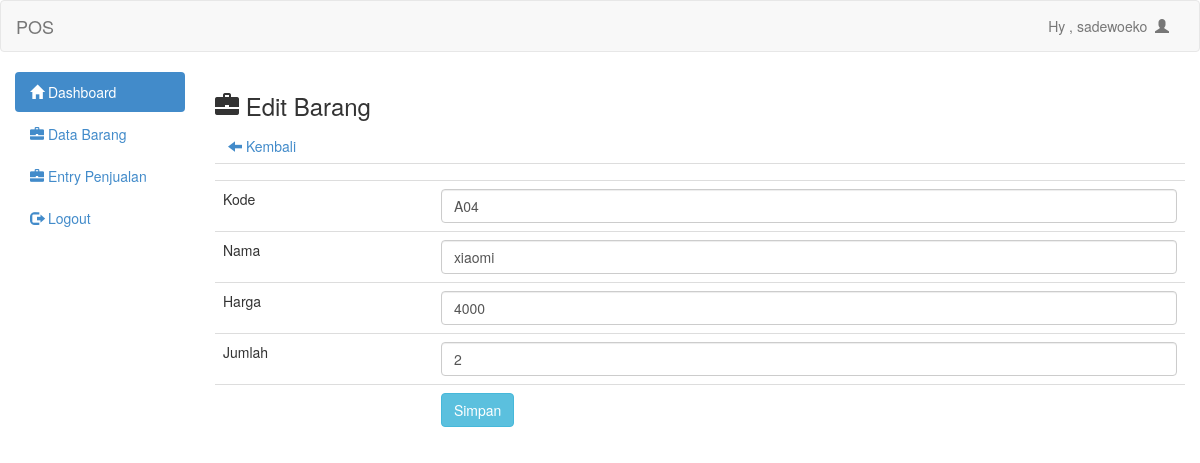
Page /admin/edit.php?id=39 (signed in) on the committed database.
### tables this page shows
CREATE TABLE `barang` (
  `id` int(11) NOT NULL,
  `kode` text NOT NULL,
  `nama` text NOT NULL,
  `harga` int(11) NOT NULL,
  `jumlah` int(11) NOT NULL,
  `sisa` int(11) NOT NULL
);

### admin/edit.php (the view)
<?php
include 'header.php';
?>
<h3><span class="glyphicon glyphicon-briefcase"></span>  Edit Barang</h3>
<a class="btn" href="barang.php"><span class="glyphicon glyphicon-arrow-left"></span>  Kembali</a>
<?php
$id_brg=mysqli_real_escape_string($conn,$_GET['id']);
$det=mysqli_query($conn,"select * from barang where id='$id_brg'")or die(mysqli_error());
while($d=mysqli_fetch_array($det)){
?>
	<form action="update.php" method="post">
		<table class="table">
			<tr>
				<td></td>
				<td><input type="hidden" name="id" value="<?php echo $d['id'] ?>"></td>
			</tr>
			<tr>
				<td>Kode</td>
				<td><input type="text" class="form-control" name="kode" value="<?php echo $d['kode'] ?>"></td>
			</tr>
			<tr>
				<td>Nama</td>
				<td><input type="text" class="form-control" name="nama" value="<?php echo $d['nama'] ?>"></td>
			</tr>
			<tr>
				<td>Harga</td>
				<td><input type="text" class="form-control" name="harga" value="<?php echo $d['harga'] ?>"></td>
			</tr>
			<tr>
				<td>Jumlah</td>
				<td><input type="text" class="form-control" name="jumlah" value="<?php echo $d['jumlah'] ?>"></td>
			</tr>
			<tr>
				<td></td>
				<td><input type="submit" class="btn btn-info" value="Simpan"></td>
			</tr>
		</table>
	</form>
	<?php
}
?>
<?php include 'footer.php'; ?>

### rows in the picture
barang: kode "A04", nama "xiaomi", harga "4000", jumlah "2"

### other values in the picture
$_SESSION['uname'] "sadewoeko"
